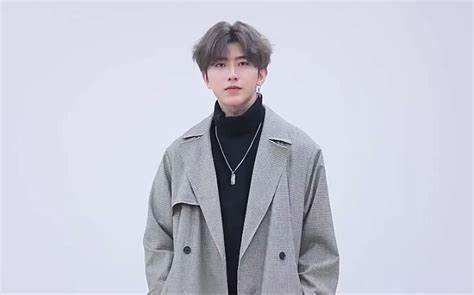
#> input picture Python data/python/python beginning/face recognition coursework studying/Face recognition/kun.2.jpeg, 474 x 295 px
$ python 'L14-2 act of the face change.py'
#> lines starting #> are read from the running program, lines starting #| are printed output that depends on the picture
# 小枫
# @Time : 2024/3/19 15:08
# @Author : 小贤
# @Version :3.11.4
# @IDE : PyCharm
# @Project : python

import cv2

img = cv2.imread('kun.2.jpeg')
#> img is the input picture: shape (295, 474, 3); mean B, G, R 213, 197.9, 198.2

new_img = img[35:102, 205:263]
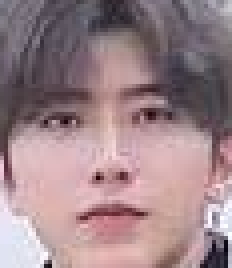
#> new_img: shape (67, 58, 3) (shown 4 times larger); mean B, G, R 136.8, 131.7, 156.5

cv2.imshow('kun', new_img)
cv2.waitKey(0)
cv2.destroyAllWindows()
